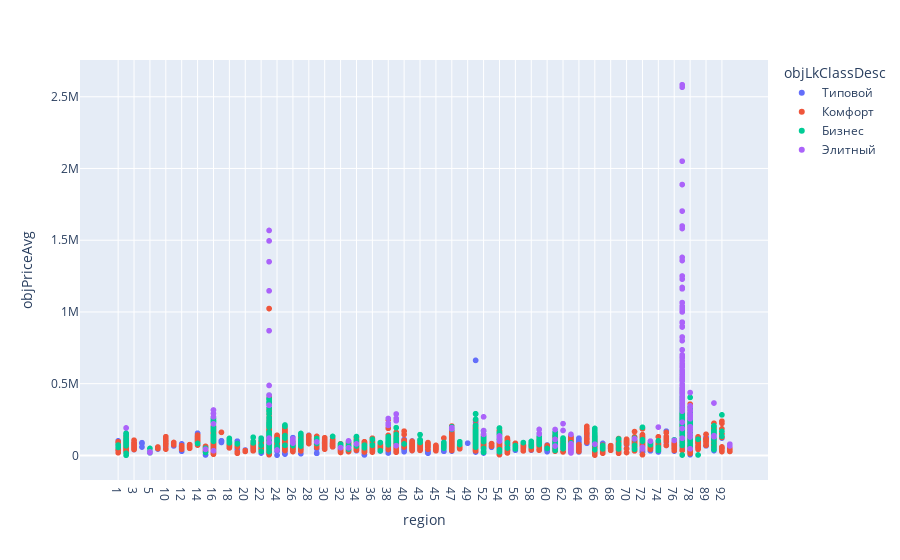

Here is the notebook cell this chart was saved with:
### Markdown cell above
## Разброс стоимости строящегося жилья по регионам

### Code cell
# Диаграмма рассеивания цен на жилье по регионам
df_copy = df[['region', 'objPriceAvg', 'objLkClassDesc', 'region_int']].dropna().copy()
df_copy = df_copy.sort_values(by='region_int')
fig = px.scatter(df_copy, x='region', y='objPriceAvg', color='objLkClassDesc')
fig.show()

### Figure 1 — Plotly figure (JSON) as saved in the notebook; plotly's stock layout.template omitted (floating-point values rounded to 4 significant figures; data arrays with more than 128 entries replaced by an {"elided": "..."} marker saying what was removed)
{"data": [{"hovertemplate": "objLkClassDesc=Типовой<br>region=%{x}<br>objPriceAvg=%{y}<extra></extra>", "legendgroup": "Типовой", "marker": {"color": "#636efa", "symbol": "circle"}, "mode": "markers", "name": "Типовой", "showlegend": true, "type": "scattergl", "x": {"elided": "2768 str values"}, "xaxis": "x", "y": {"elided": "2768 int values"}, "yaxis": "y"}, {"hovertemplate": "objLkClassDesc=Комфорт<br>region=%{x}<br>objPriceAvg=%{y}<extra></extra>", "legendgroup": "Комфорт", "marker": {"color": "#EF553B", "symbol": "circle"}, "mode": "markers", "name": "Комфорт", "showlegend": true, "type": "scattergl", "x": {"elided": "4001 str values"}, "xaxis": "x", "y": {"elided": "4001 int values"}, "yaxis": "y"}, {"hovertemplate": "objLkClassDesc=Бизнес<br>region=%{x}<br>objPriceAvg=%{y}<extra></extra>", "legendgroup": "Бизнес", "marker": {"color": "#00cc96", "symbol": "circle"}, "mode": "markers", "name": "Бизнес", "showlegend": true, "type": "scattergl", "x": {"elided": "761 str values"}, "xaxis": "x", "y": {"elided": "761 int values"}, "yaxis": "y"}, {"hovertemplate": "objLkClassDesc=Элитный<br>region=%{x}<br>objPriceAvg=%{y}<extra></extra>", "legendgroup": "Элитный", "marker": {"color": "#ab63fa", "symbol": "circle"}, "mode": "markers", "name": "Элитный", "showlegend": true, "type": "scattergl", "x": {"elided": "199 str values"}, "xaxis": "x", "y": {"elided": "199 int values"}, "yaxis": "y"}], "layout": {"legend": {"title": {"text": "objLkClassDesc"}, "tracegroupgap": 0}, "margin": {"t": 60}, "xaxis": {"anchor": "y", "domain": [0, 1], "title": {"text": "region"}}, "yaxis": {"anchor": "x", "domain": [0, 1], "title": {"text": "objPriceAvg"}}}}
